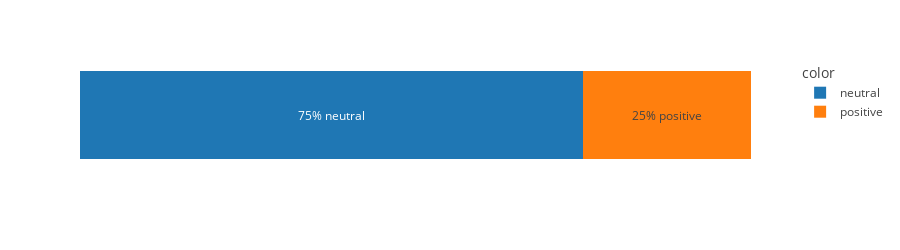

This figure's notebook cell:
### Code cell
props = (
    sentiment_frame
    .loc[lambda x: x['year'] == 2010]
    .groupby("year")["color"]
    .value_counts(normalize=True)
    .reset_index()
    .sort_values(by="color")
)
ns = (
    sentiment_frame
    .groupby('year')['color']
    .value_counts()
    .reset_index(name='n')
    .sort_values(by="color")['n']
)
props['n'] = ns
fig = px.bar(
    y=[1] * props.shape[0],
    x="proportion",
    color="color",
    data_frame=props,
    # color_discrete_map=COLORMAP,
    orientation="h",
    height=250,
    template="none",
    labels=dict(proportion="", y=""),
    custom_data=['color']
)
fig.update_layout(
    barmode="stack",
    yaxis=dict(
        showticklabels=False,
        showgrid=False,
        zeroline=False,
        tickvals=[],
        ticktext=[],
    ),
    xaxis=dict(
        showticklabels=False,
        showgrid=False,
        zeroline=False,
        tickvals=[],
        ticktext=[],
    ),
)
fig.update_traces(
    texttemplate='%{x:.0%} %{customdata[0]}',
    textposition='inside',
    insidetextanchor='middle'
)
fig

### Figure 1 — Plotly figure (JSON) as saved in the notebook; plotly's stock layout.template omitted (floating-point values rounded to 4 significant figures)
{"data": [{"alignmentgroup": "True", "customdata": [["neutral"]], "hovertemplate": "color=neutral<br>=%{y}<extra></extra>", "insidetextanchor": "middle", "legendgroup": "neutral", "marker": {"color": "#1F77B4", "pattern": {"shape": ""}}, "name": "neutral", "offsetgroup": "neutral", "orientation": "h", "showlegend": true, "textposition": "inside", "texttemplate": "%{x:.0%} %{customdata[0]}", "type": "bar", "x": [0.75], "xaxis": "x", "y": [1], "yaxis": "y"}, {"alignmentgroup": "True", "customdata": [["positive"]], "hovertemplate": "color=positive<br>=%{y}<extra></extra>", "insidetextanchor": "middle", "legendgroup": "positive", "marker": {"color": "#FF7F0E", "pattern": {"shape": ""}}, "name": "positive", "offsetgroup": "positive", "orientation": "h", "showlegend": true, "textposition": "inside", "texttemplate": "%{x:.0%} %{customdata[0]}", "type": "bar", "x": [0.25], "xaxis": "x", "y": [1], "yaxis": "y"}], "layout": {"barmode": "stack", "height": 250, "legend": {"title": {"text": "color"}, "tracegroupgap": 0}, "margin": {"t": 60}, "xaxis": {"anchor": "y", "domain": [0, 1], "showgrid": false, "showticklabels": false, "ticktext": [], "tickvals": [], "title": {"text": ""}, "zeroline": false}, "yaxis": {"anchor": "x", "domain": [0, 1], "showgrid": false, "showticklabels": false, "ticktext": [], "tickvals": [], "title": {"text": ""}, "zeroline": false}}}
